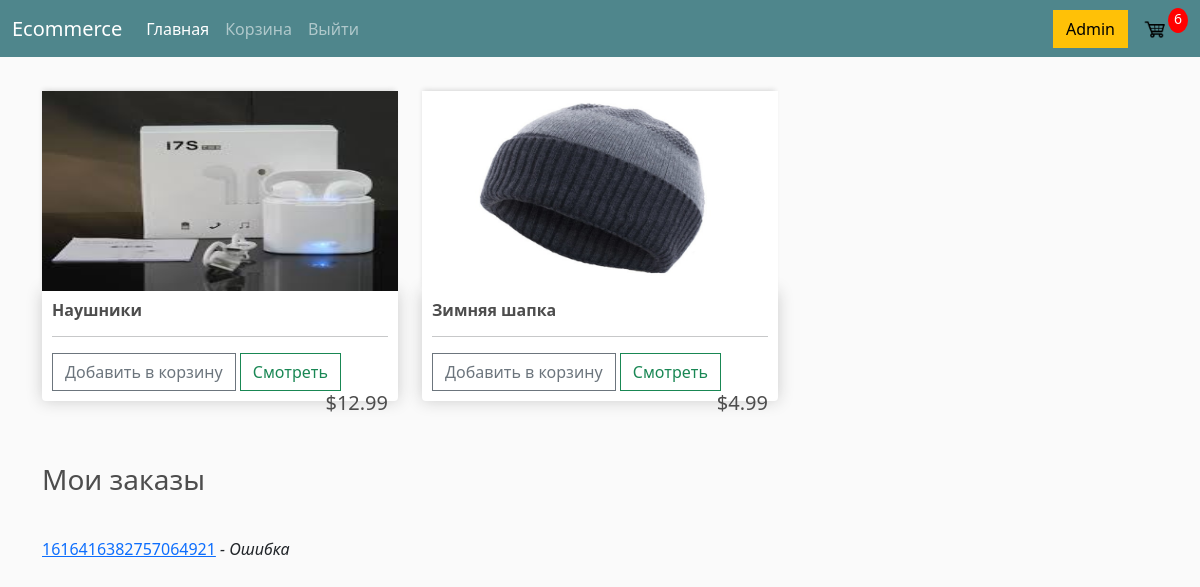
The app's page / (signed in) with its own data.
### store/models.py (models this page shows, shortened)
class Customer(models.Model):
	user = models.OneToOneField(
			User,null = True,
			blank = True,
			on_delete = models.CASCADE
		)
	name = models.CharField(max_length = 200, null=True)
	email = models.CharField(max_length=200, null=True)
	class Meta:
		verbose_name = "Клиент"
		verbose_name_plural = "Клиенты"

class Order(models.Model):
	customer = models.ForeignKey(
			Customer,
			on_delete = models.SET_NULL,
			null = True,
			blank = True
		)
	date_ordered = models.DateTimeField(auto_now_add = True)
	complete = models.BooleanField(default = False)
	transaction_id = models.CharField(
			max_length = 200,
			null = True,
			blank = True)
	status = models.ForeignKey(
			Status,
			null = True,
			blank = True,
			on_delete = models.SET_NULL,
		)
	@property
	def get_cart_items(self):
		orderitems = self.orderitem_set.filter(product__draft = False)
		total = sum([item.quantity for item in orderitems])
		return total
	def get_absolute_url(self):
		return "order={}".format(self.transaction_id)
	class Meta:
		verbose_name = "Заказ"
		verbose_name_plural = "Заказы"

class OrderItem(models.Model):
	product = models.ForeignKey(
			Product,
			on_delete = models.SET_NULL,
			null = True
		)
	order = models.ForeignKey(
			Order,
			on_delete = models.SET_NULL,
			null = True
		)
	quantity = models.PositiveSmallIntegerField(
			default = 0,
			null = True,
			blank = True
		)
	date_added = models.DateTimeField(auto_now_add = True)
	class Meta:
		verbose_name = "Заказанный продукт"
		verbose_name_plural = "Заказанные продукты"

class Product(models.Model):
	name = models.CharField("Название", max_length = 255, null = True)
	price = models.DecimalField(
			"Цена",
			max_digits = 7,
			decimal_places = 2
		)
	image = models.ImageField(
			"Картинка",
			upload_to = "products/",
			null = True,
			blank = True
		)
	draft = models.BooleanField("Черновик", default = False)
	category = models.ForeignKey(
			Category,
			related_name = 'products',
			on_delete = models.SET_NULL,
			null = True
		)
	discount = models.IntegerField(
			"Скидка (%)",
			validators = [
					MinValueValidator(0),
					MaxValueValidator(100)
				],
			default = 0
		)
	@property
	def get_price(self):
		x = (self.price * self.discount) / 100
		return round(self.price - x, 2)
	class Meta:
		verbose_name = "Продукт"
		verbose_name_plural = "Продукты"

class Status(models.Model):
	name = models.CharField("Статус", max_length = 100)
	value = models.SlugField(
			"Value",
			max_length = 20,
			null = True,
			blank = True,
		)
	class Meta:
		verbose_name = "Статус заказа"
		verbose_name_plural = "Статусы заказа"

### store/views.py (the view)
# urls.py: path("", views.home, name="home"),
def home(request):
	products = Product.objects.all()
	cartItems = get_order_and_items(request)["cartItems"]
	if request.user.is_authenticated:
		orders = Order.objects.filter(customer = request.user.customer)
		is_any_complete = False
		for order in orders:
			if order.complete:
				is_any_complete = True
				break
	else:
		orders = []
		is_any_complete = False
	hero_image_conf = HeroImageConf.objects.filter(enabled = True).first()
	try:
		hero_images = hero_image_conf.heroimage_set.all()
	except:
		hero_images = None
	context = {
		"products": products,
		"cartItems": cartItems,
		"orders": orders,
		"is_any_complete": is_any_complete,
		"hero_images": hero_images
	}
	return render(request, "store/home.html", context)

### store/templatetags/store_tags.py (called while the page is built)
@register.simple_tag()
def get_items_in_cart(request):
	return get_order_and_items(request)["cartItems"]

### store/utils.py (called while the page is built, shortened)
def get_order_and_items(request):
	if request.user.is_authenticated:
		try:
			customer = request.user.customer
		except:
			customer = Customer.objects.create(
					user = request.user,
					name = request.user.username,
					email = request.user.email
				)
			customer.save()
		order, created = Order.objects.get_or_create(
				customer=customer,
				complete=False
			)
		items = order.orderitem_set.filter(product__draft = False)
		cartItems = order.get_cart_items
	return {
		"order": order,
		"items": items,
		"cartItems": cartItems
	}

### store/templates/store/home.html (shortened to what this page needs)
{% extends 'base.html' %}
{% load static %}
{% block content %}
	<div class="row">
		{% for product in products %}
			{% if not product.draft %}
				<div class="col-lg-4">
					{% if product.image %}
						<img src="{{ product.image.url }}" class="thumbnail">
					{% else %}
						<img src="{% static 'img/no-image-found.png' %}" class="thumbnail">
					{% endif %}
					<div class="box-element product">
						<h6><strong> {{ product.name }} </strong>
						</h6>
						<hr>
						<button data-product={{product.id}} data-action="add"
						class="btn btn-outline-secondary add-btn update-cart">Добавить в корзину</button>
						<a href="#" class="btn btn-outline-success"> Смотреть </a>
						<h5 style="display: inline-block; float: right;">
						${{ product.get_price }} </h5>
					</div>
				</div>
			{% endif %}
		{% endfor %}
	</div>
	<div>
		{% if is_any_complete %}
			<h3 style="margin: 40px 0;"> Мои заказы </h3>
		{% endif %}
		{% for order in orders %}
			{% if order.complete %}
				<p><a href="{{ order.get_absolute_url }}"> {{ order.transaction_id }}</a>
					<i> - {{ order.status.name }} </i>
				</p>
			{% endif %}
		{% endfor %}
	</div>
{% endblock %}

### store/templates/base.html (shortened to what this page needs)
<!DOCTYPE html>
{% load static %}
<html>
<head>
	<link href="https://cdn.jsdelivr.net/npm/bootstrap@5.0.0-beta1/dist/css/bootstrap.min.css" rel="stylesheet">
  <link rel="stylesheet" type="text/css" href="{% static 'css/temp_style.css' %}">
</head>
<body class="body">
  <div class="wrapper">
<nav class="navbar navbar-expand-lg navbar-dark bg-dark">
  <div class="container-fluid">
    <a class="navbar-brand" href="{% url 'home' %}">Ecommerce</a>
    <div class="collapse navbar-collapse" id="navbarSupportedContent">
      <ul class="navbar-nav me-auto mb-2 mb-lg-0">
        <li class="nav-item">
          <a class="nav-link active" aria-current="page" href="{% url 'home' %}">Главная</a>
        </li>
        <li class="nav-item">
          <a class="nav-link" href="{% url 'cart' %}">Корзина</a>
        </li>
        {% if user.is_authenticated %}
          <li class="nav-item">
            <a class="nav-link" href="{% url 'logout' %}">Выйти</a>
          </li>
        {% endif %}
      </ul>
      {% if user.is_staff %}
        <a href="/admin" class="btn btn-warning">Admin</a>
      {% endif %}
      <a href="{% url 'cart' %}">
      	<img src="{% static 'img/cart-icon.png' %}" id="cart-icon">
      </a>
      {% load store_tags %}
      <p id="cart-total"> {% get_items_in_cart request=request %} </p>
    </div>
  </div>
</nav>
<div class="container">
	<br>
	{% block content %}
	{% endblock %}
</div>
</div>
</body>
</html>

### static/css/temp_style.css (style rules this page uses)
body { background-color: hsl(0, 0%, 98%); }
h1,h2,h3,h4,h5,h6 { color:hsl(0, 0%, 30%); }
.box-element { box-shadow:hsl(0, 0%, 80%) 0 0 16px; background-color: #fff; border-radius: 4px; padding: 10px; }
.thumbnail { width: 100%; height: 200px; -webkit-box-shadow: -1px -3px 5px -2px rgba(214,214,214,1); -moz-box-shadow: -1px -3px 5px -2px rgba(214,214,214,1); box-shadow: -1px -3px 5px -2px rgba(214,214,214,1); }
.product { border-radius: 0 0 4px 4px; }
.bg-dark { background-color: #4f868c!important; }
#cart-icon { width:25px; display: inline-block; margin-left: 15px; }
#cart-total { display: block; text-align: center; color:#fff; background-color: red; width: 20px; height: 25px; border-radius: 50%; font-size: 14px; }
.col-lg-4, .col-lg-6, .col-lg-8, .col-lg-12 { margin-top: 10px; }
.btn { border-radius: 0; }

### records on screen
Product: image (picture), name "Наушники", get_price "12.99"
Product: image (picture), name "Зимняя шапка", get_price "4.99"
Order: transaction_id "1616416382757064921", status.name "Ошибка"
